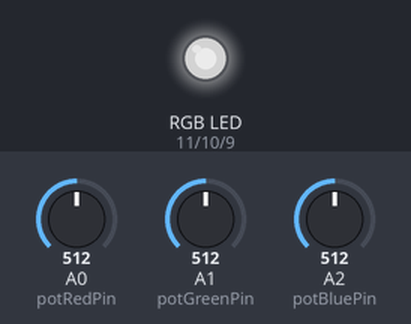
This sketch was run on a simulated Arduino Uno, built with avr-gcc and run on an emulated ATmega328P. Shown: an RGB LED mixed from three pins (HIGH = lit). The inputs (shaded band) are chosen by the test bench; at power-on: A0 (potRedPin) = 512, A1 (potGreenPin) = 512, A2 (potBluePin) = 512. Dim RGB values are drawn brighter than linear.

Above: at 1.2 s.
1.3 s: A0 (potRedPin) set to 716
At 2.4 s:
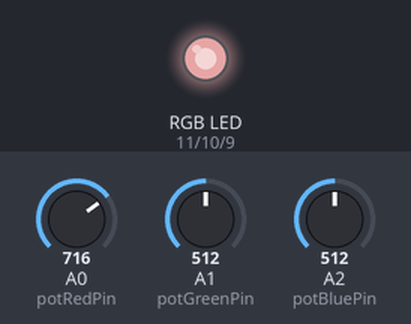
2.8 s: A1 (potGreenPin) set to 716
At 3.5 s:
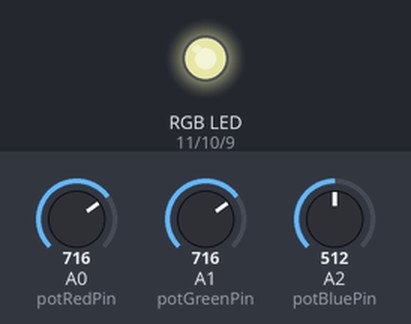
4.3 s: A2 (potBluePin) set to 716
At 4.7 s:
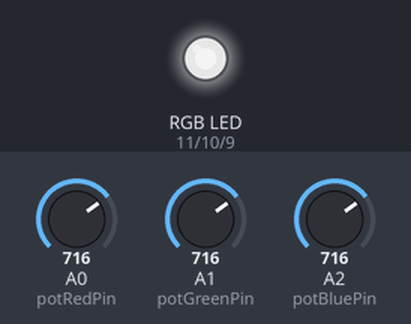
5.8 s: A0 (potRedPin) set to 900
At 7.0 s:
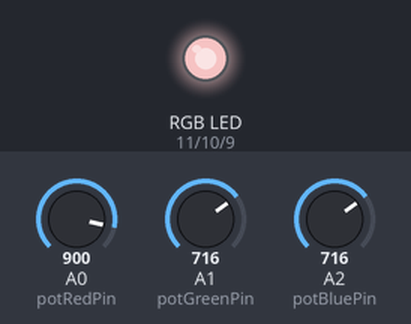
7.3 s: A1 (potGreenPin) set to 900
At 8.2 s:
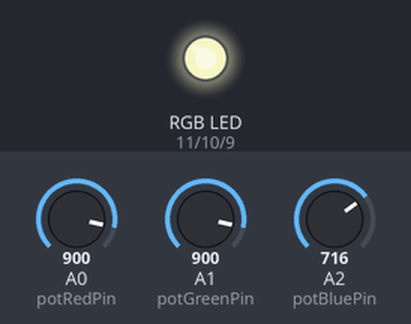
8.8 s: A2 (potBluePin) set to 900
At 9.3 s:
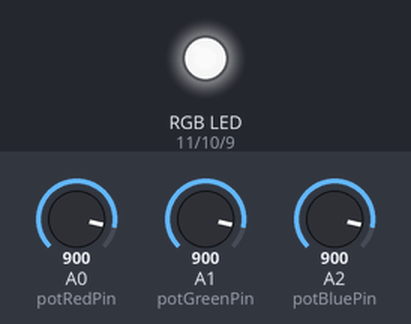
Timing chart, 0 to 11.3 s (numbered marks = the images above; inputs shaded):
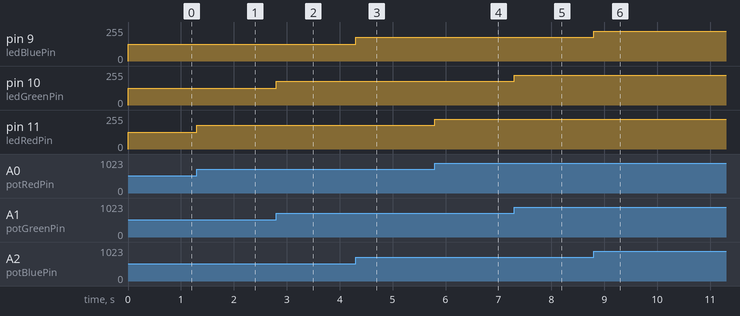

The sketch:

analogRGB.ino
```cpp
//led pins
const int ledRedPin = 11;
const int ledGreenPin = 10;
const int ledBluePin = 9;

//potentiometer pins
const int potRedPin = A0;
const int potGreenPin = A1;
const int potBluePin = A2;

//max values
const int maxPotValue = 1023;
const int maxLedValue = 255;

//input values from potentiometers
int redValue = 0;
int greenValue = 0;
int blueValue = 0;

//intensity of color
int redBrightness = 0;
int greenBrightness = 0;
int blueBrightness = 0;

void setup() {
  //initialize led pins as output pins
  pinMode(ledBluePin, OUTPUT);
  pinMode(ledGreenPin, OUTPUT);
  pinMode(ledRedPin, OUTPUT);

  //initialize potentiometer pins as input pins
  pinMode(potBluePin, INPUT);
  pinMode(potGreenPin, INPUT);
  pinMode(potRedPin, INPUT);

  Serial.begin(9600);
}

void loop() {
  //read the input on analog pins
  redValue = analogRead(potRedPin);
  greenValue = analogRead(potGreenPin);
  blueValue = analogRead(potBluePin);

  //map the value of the input to the values of each led
  redBrightness = map(redValue, 0, maxPotValue, 0, maxLedValue);
  greenBrightness = map(greenValue, 0, maxPotValue, 0, maxLedValue);
  blueBrightness = map(blueValue, 0, maxPotValue, 0, maxLedValue);

  analogWrite(ledRedPin, redBrightness);
  analogWrite(ledGreenPin, greenBrightness);
  analogWrite(ledBluePin, blueBrightness);
}
```

Measured:
- after the input at 1.3 s, pin 11 (ledRedPin): 127/255 → 178/255 at once
- after the input at 2.8 s, pin 10 (ledGreenPin): 127/255 → 178/255 at once
- after the input at 4.3 s, pin 9 (ledBluePin): 127/255 → 178/255 at once
- after the input at 5.8 s, pin 11 (ledRedPin): 178/255 → 224/255 at once
- after the input at 7.3 s, pin 10 (ledGreenPin): 178/255 → 224/255 at once
- after the input at 8.8 s, pin 9 (ledBluePin): 178/255 → 224/255 at once
